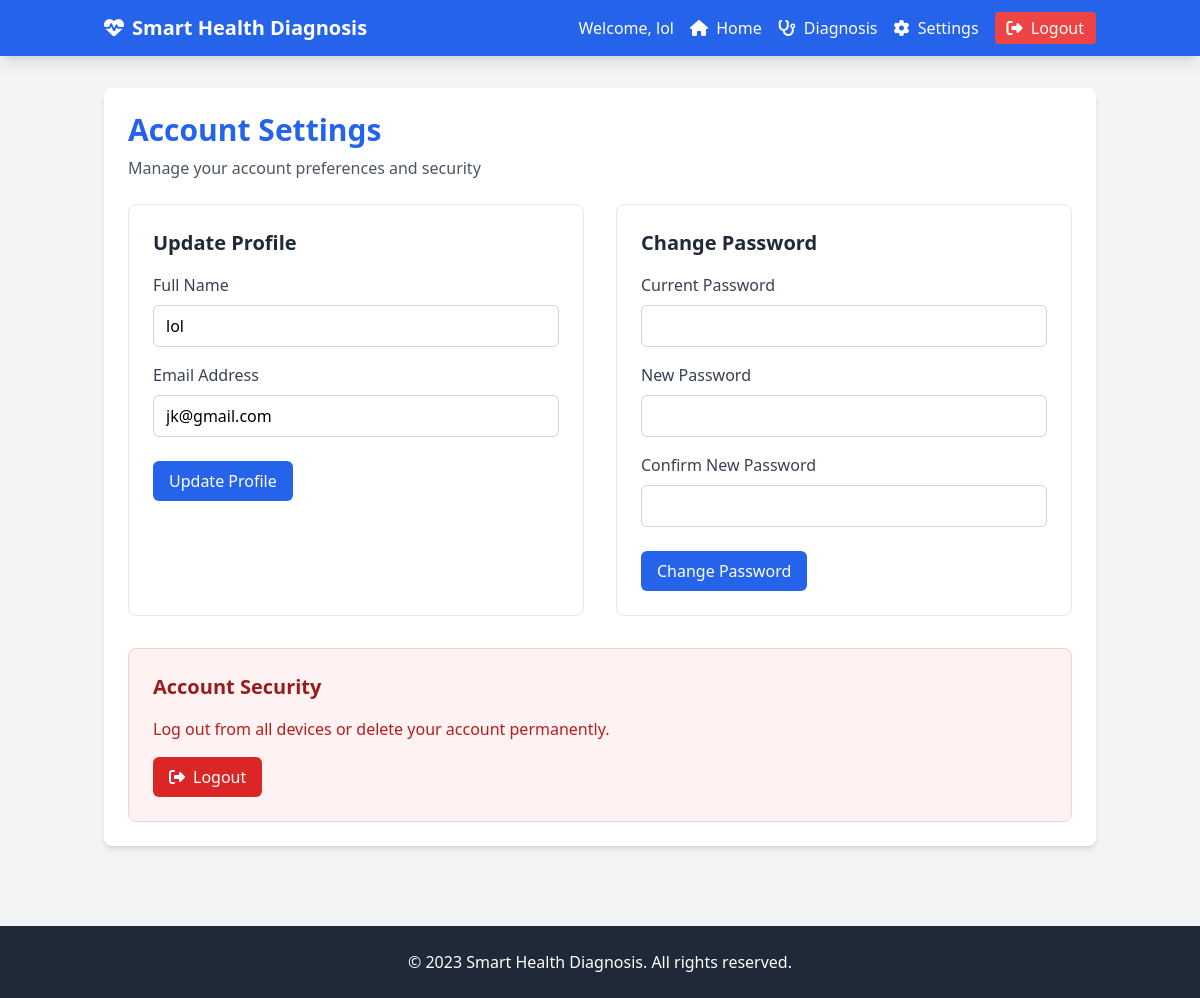
Screenshot of /settings (signed in) with the database file from the repository.
### app/models.py (models this page shows, shortened)
class User(db.Model):
    id = db.Column(db.Integer, primary_key=True)
    name = db.Column(db.String(100), nullable=False)
    email = db.Column(db.String(100), unique=True, nullable=False)
    password_hash = db.Column(db.String(255), nullable=False)
    diagnoses = db.relationship('Diagnosis', backref='user', lazy=True)

### app/routes.py (the view, shortened to what this page needs)
@app.route('/settings', methods=['GET', 'POST'])
def settings():
    if 'user_id' not in session:
        return redirect(url_for('login'))
    user = User.query.get(session['user_id'])
    return render_template('settings.html', user=user)

### app/templates/settings.html (shortened to what this page needs)
{% extends "base.html" %}
{% block content %}
<div class="bg-white rounded-lg shadow-md p-6">
    <h1 class="text-3xl font-bold text-blue-600 mb-2">Account Settings</h1>
    <p class="text-gray-600 mb-6">Manage your account preferences and security</p>
    <div class="grid grid-cols-1 lg:grid-cols-2 gap-8">
        <div class="border border-gray-200 rounded-lg p-6">
            <h2 class="text-xl font-bold text-gray-800 mb-4">Update Profile</h2>
            <form method="POST">
                <div class="mb-4">
                    <label for="name" class="block text-gray-700 font-medium mb-2">Full Name</label>
                    <input type="text" id="name" name="name" value="{{ user.name }}" required
                        class="w-full px-3 py-2 border border-gray-300 rounded-md focus:outline-none focus:ring-2 focus:ring-blue-500">
                </div>
                <div class="mb-6">
                    <label for="email" class="block text-gray-700 font-medium mb-2">Email Address</label>
                    <input type="email" id="email" name="email" value="{{ user.email }}" required
                        class="w-full px-3 py-2 border border-gray-300 rounded-md focus:outline-none focus:ring-2 focus:ring-blue-500">
                </div>
                <button type="submit"
                    class="bg-blue-600 text-white py-2 px-4 rounded-md hover:bg-blue-700 transition duration-300">
                    Update Profile
                </button>
            </form>
        </div>
        <div class="border border-gray-200 rounded-lg p-6">
            <h2 class="text-xl font-bold text-gray-800 mb-4">Change Password</h2>
            <form method="POST">
                <div class="mb-4">
                    <label for="current_password" class="block text-gray-700 font-medium mb-2">Current Password</label>
                    <input type="password" id="current_password" name="current_password" required
                        class="w-full px-3 py-2 border border-gray-300 rounded-md focus:outline-none focus:ring-2 focus:ring-blue-500">
                </div>
                <div class="mb-4">
                    <label for="new_password" class="block text-gray-700 font-medium mb-2">New Password</label>
                    <input type="password" id="new_password" name="new_password" required
                        class="w-full px-3 py-2 border border-gray-300 rounded-md focus:outline-none focus:ring-2 focus:ring-blue-500">
                </div>
                <div class="mb-6">
                    <label for="confirm_password" class="block text-gray-700 font-medium mb-2">Confirm New Password</label>
                    <input type="password" id="confirm_password" name="confirm_password" required
                        class="w-full px-3 py-2 border border-gray-300 rounded-md focus:outline-none focus:ring-2 focus:ring-blue-500">
                </div>
                <button type="submit"
                    class="bg-blue-600 text-white py-2 px-4 rounded-md hover:bg-blue-700 transition duration-300">
                    Change Password
                </button>
            </form>
        </div>
    </div>
    <div class="border border-red-200 rounded-lg p-6 mt-8 bg-red-50">
        <h2 class="text-xl font-bold text-red-800 mb-4">Account Security</h2>
        <p class="text-red-700 mb-4">Log out from all devices or delete your account permanently.</p>
        <a href="{{ url_for('logout') }}"
            class="inline-block bg-red-600 text-white py-2 px-4 rounded-md hover:bg-red-700 transition duration-300">
            <i class="fas fa-sign-out-alt mr-2"></i>Logout
        </a>
    </div>
</div>
{% endblock %}

### app/templates/base.html (shortened to what this page needs)
<!DOCTYPE html>
<html lang="en">
<head>
    <script src="https://cdn.tailwindcss.com"></script>
    <link rel="stylesheet" href="https://cdnjs.cloudflare.com/ajax/libs/font-awesome/6.4.0/css/all.min.css">
</head>
<body class="bg-gray-100">
    <nav class="bg-blue-600 text-white shadow-lg">
        <div class="container mx-auto px-4 py-3 flex justify-between items-center">
            <a href="{{ url_for('home') }}" class="text-xl font-bold flex items-center">
                <i class="fas fa-heartbeat mr-2"></i>
                Smart Health Diagnosis
            </a>
            {% if session.user_id %}
            <div class="flex items-center space-x-4">
                <span class="hidden md:inline">Welcome, {{ session.user_name }}</span>
                <a href="{{ url_for('home') }}" class="hover:text-blue-200">
                    <i class="fas fa-home"></i>
                    <span class="ml-1 hidden md:inline">Home</span>
                </a>
                <a href="{{ url_for('diagnosis') }}" class="hover:text-blue-200">
                    <i class="fas fa-stethoscope"></i>
                    <span class="ml-1 hidden md:inline">Diagnosis</span>
                </a>
                <a href="{{ url_for('settings') }}" class="hover:text-blue-200">
                    <i class="fas fa-cog"></i>
                    <span class="ml-1 hidden md:inline">Settings</span>
                </a>
                <a href="{{ url_for('logout') }}" class="bg-red-500 hover:bg-red-600 px-3 py-1 rounded">
                    <i class="fas fa-sign-out-alt"></i>
                    <span class="ml-1 hidden md:inline">Logout</span>
                </a>
            </div>
            {% endif %}
        </div>
    </nav>
    <main class="container mx-auto px-4 py-8">
        {% block content %}{% endblock %}
    </main>
    <footer class="bg-gray-800 text-white py-6 mt-12">
        <div class="container mx-auto px-4 text-center">
            <p>&copy; 2023 Smart Health Diagnosis. All rights reserved.</p>
        </div>
    </footer>
</body>
</html>

### rows the page displays
User: user_name "lol", name "lol", email "jk@gmail.com"
